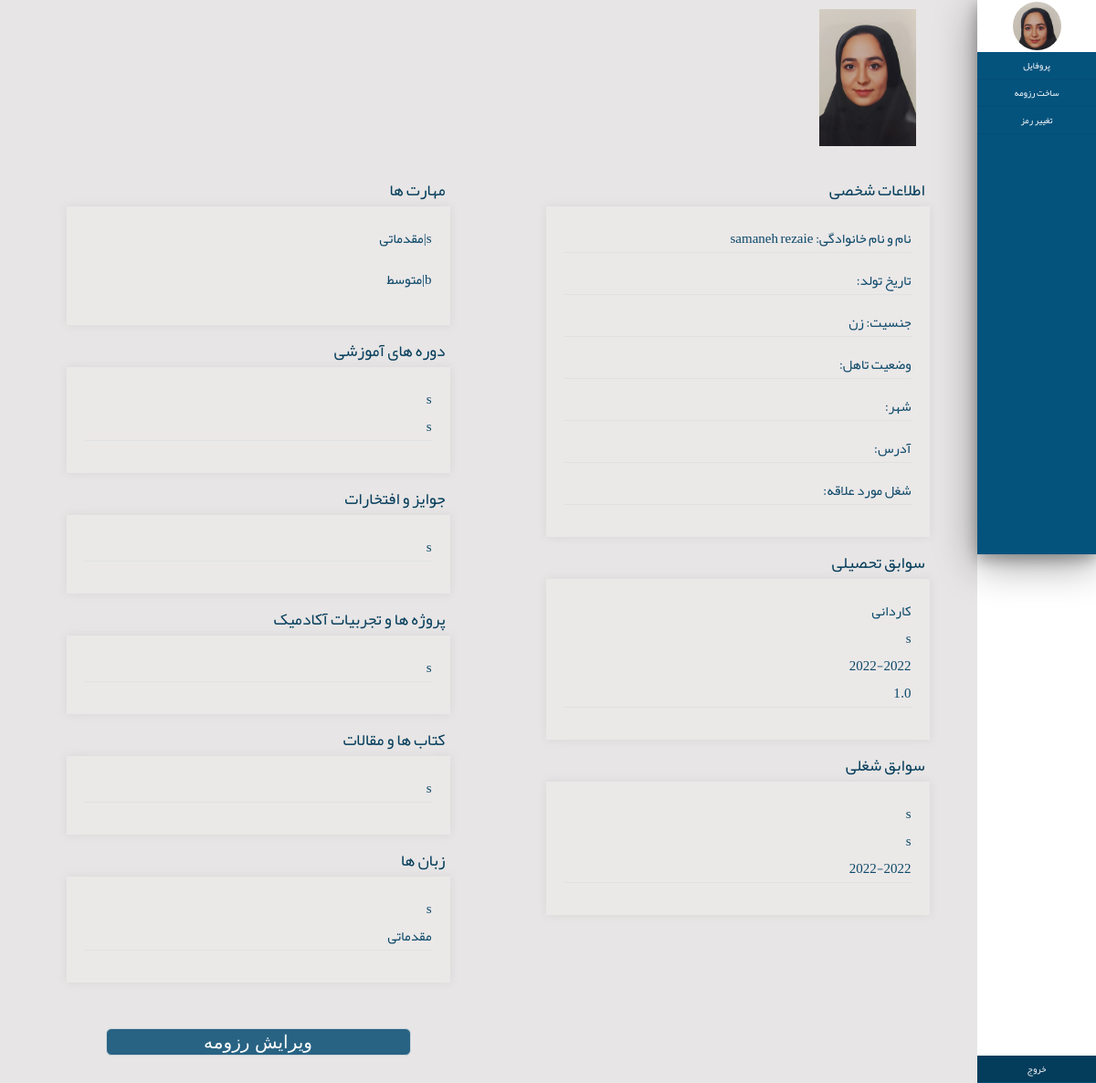
Page /accounts/resumeprofile/ (signed in) on the committed database.
### accounts/models.py (models this page shows, shortened)
class ProfileModel(models.Model):
    class Meta:
        verbose_name="پروفایل"
        verbose_name_plural="پروفایل"
    user=models.OneToOneField(User,on_delete=CASCADE,verbose_name="کاربری",related_name="profile")
    male=1
    female=2
    status_choices=((male,"مرد"),(female,"زن"))
    gender=models.IntegerField(choices=status_choices,verbose_name="جنسیت",null=True)
    single=1
    married=2
    status_choices1=((single,"مجرد"),(married,"متاهل"))
    marital_status=models.IntegerField(choices=status_choices1,verbose_name="وضعیت تاهل",null=True,blank=False)
    city=models.CharField(max_length=100,verbose_name="شهر محل سکونت",null=True,blank=False)
    address=models.CharField(max_length=300,verbose_name="آدرس",null=True,blank=False)
    birthday=models.DateField(verbose_name="تاریخ تولد",null=True,blank=False)
    Expected_Salary=models.IntegerField(verbose_name="حقوق درخواستی",null=True,blank=False)
    intrested_job=models.CharField(max_length=100,verbose_name="شغل مورد علاقه",null=True,blank=False)
    ProfileImage=models.ImageField(upload_to='profileimages/',verbose_name="عکس")

class aducationModel(models.Model):
    class Meta:
        verbose_name="سوابق تحصیلی"
        verbose_name_plural="سوابق تحصیلی"
    aducations = models.ForeignKey(ProfileModel, on_delete=models.CASCADE)
    Associate=1
    Bachelor=2
    Master=3
    phD=4
    status_choices2=((Associate,"کاردانی"),
                    (Bachelor,"کارشناسی"),
                    (Master,"کارشناسی ارشد"),
                    (phD,"دکترا"))
    degree_level=models.IntegerField(choices=status_choices2,verbose_name="مقطع تحصیلی",null=True)
    major=models.CharField(max_length=100,verbose_name="رشته تحصیلی",null=True)
    university=models.CharField(max_length=100,verbose_name="دانشگاه",null=True)
    gpa=models.FloatField(verbose_name="معدل",null=True)
    from_year=models.DateField(verbose_name="سال شروع",null=True)
    to_year=models.DateField(verbose_name="سال پایان",null=True)

class workexperienceModel(models.Model):
    class Meta:
        verbose_name="سوابق شغلی"
        verbose_name_plural="سوابق شغلی"
    jobs = models.ForeignKey(ProfileModel, on_delete=models.CASCADE)
    job_area=models.CharField(max_length=100,null=True,blank=True)
    job_title=models.CharField(max_length=100,verbose_name="عنوان شغل")
    company_name=models.CharField(max_length=100,verbose_name="نام شرکت")
    start_time=models.DateField(verbose_name="تاریخ شروع",null=True)
    end_time=models.DateField(verbose_name="تاریخ پایان",null=True)

class skillsModel(models.Model):
    class Meta:
        verbose_name="مهارت ها"
        verbose_name_plural="مهارت ها"
    skills = models.ForeignKey(ProfileModel, on_delete=models.CASCADE)
    skillname=models.CharField(max_length=100,verbose_name="مهارت")
    Basic=1
    intermidiate=2
    advanced=3
    status_choices=((Basic,"مقدماتی"),
                    (intermidiate,"متوسط"),
                    (advanced,"پیشرفته"))
    levelofskill=models.IntegerField(choices=status_choices,verbose_name="سطح مهارت")

class coursesModel(models.Model):
    class Meta:
        verbose_name="دوره های آموزشی"
        verbose_name_plural="دوره های آموزشی"
    courses=models.ForeignKey(ProfileModel, on_delete=models.CASCADE)
    coursesname=models.CharField(max_length=300,verbose_name="نام دوره آموزشی")
    institute=models.CharField(max_length=300,verbose_name="نام آموزشگاه")
    certificate=models.URLField(null=True,blank=True)

class awardsModel(models.Model):
    class Meta:
        verbose_name="جوایزو افتخارات"
        verbose_name_plural="جوایزو افتخارات"
    awards=models.ForeignKey(ProfileModel, on_delete=models.CASCADE)
    award_title=models.CharField(max_length=300,verbose_name="عنوان")
    dateofaward=models.TimeField(verbose_name="سال")

class projectsModel(models.Model):
    class Meta:
        verbose_name="پروژه ها و تجربیات آکادمیک"
        verbose_name_plural="پروژه ها و تجربیات آکادمیک"
    projects=models.ForeignKey(ProfileModel, on_delete=models.CASCADE)
    project_title=models.CharField(max_length=300,verbose_name="عنوان")
    dateofproject=models.TimeField(verbose_name="سال")

class articlesModel(models.Model):
    class Meta:
        verbose_name="کتاب ها و مقالات"
        verbose_name_plural="کتاب ها و مقالات"
    articles=models.ForeignKey(ProfileModel, on_delete=models.CASCADE)
    article_title=models.CharField(max_length=500,verbose_name="عنوان")
    dateofarticle=models.TimeField(verbose_name="سال")

class languagesModel(models.Model):
    class Meta:
        verbose_name="زبان ها"
        verbose_name_plural="زبان ها"
    languages=models.ForeignKey(ProfileModel, on_delete=models.CASCADE)
    language=models.CharField(max_length=100,verbose_name="زبان")
    Basic=1
    preintermidiate=2
    intermidiate=3
    upperintermidiate=4
    advanced=5
    native=6
    status_choices=((Basic,"مقدماتی"),
                    (preintermidiate,"پایین تر از متوسط"),
                    (intermidiate,"متوسط"),
                    (upperintermidiate,"بالاتر از متوسط"),
                    (advanced,"پیشرفته"),
                    (native,"زبان مادری"),
                    )
    leveloflanguage=models.IntegerField(choices=status_choices,verbose_name="سطح مهارت")

### accounts/views.py (the view)
# urls.py: path('resumeprofile/',views.resumeprofileview),
@login_required
def resumeprofileview(request):
    resumeprofile=request.user.profile
    skill=skillsModel.objects.all()
    aducation=aducationModel.objects.all()
    award=awardsModel.objects.all()
    article=articlesModel.objects.all()
    course=coursesModel.objects.all()
    language=languagesModel.objects.all()
    project=projectsModel.objects.all()
    workexperience=workexperienceModel.objects.all()
    context={
        "resumeprofile":resumeprofile,
        "skill":skill,
        "aducation":aducation,
        "award":award,
        "article":article,
        "course":course,
        "language":language,
        "project":project,
        "workexperience":workexperience,
    }
    return render(request,"accounts/resumeprofile.html",context)

### accounts/templates/accounts/resumeprofile.html (shortened to what this page needs)
{%load static%}
<!DOCTYPE html>
<html lang="en">
<head>
    <link rel="stylesheet" href="{%static 'css/styless.css'%}">
</head>
<body>
    <body dir="rtl">
        <div class="container bodyy">
            <div class="main_container">
                <div class="nav-md">
                    <div class="shadoww">
                        <div class="navbar nav_title">
                            <div class="navbar circular--portrait" >
                                <img src="{{ resumeprofile.ProfileImage.url }}" alt="...">
                            </div>
                        </div>
                        <div class="sidebarmenu">
                            <div >
                               <div class="side-menu sidbarmenu-contain"><a href="/accounts/profile"  style="text-decoration: none;color:white;">پروفایل</a></div>
                               <div class="side-menu sidbarmenu-contain"><a href="#" style="text-decoration: none;color:white;">ساخت رزومه</a></div>
                               <div class="side-menu sidbarmenu-contain"><a href="/accounts/password" style="text-decoration: none;color:white;">تغییر رمز</a></div>
                               <div class="side-menu sidbarmenu-contain sidebar-bottom"><a href="/accounts/logout" style="text-decoration: none;color:white;">خروج</a></div>
                            </div>
                        </div>
                    </div>
                </div>
            <div class="boxxrtl"  style="min-height: 607px;">
                    <div class="imgbox">
                        <img src="{{ resumeprofile.ProfileImage.url }}" style="width: 100%;align-items: right;">
                    </div>
                    <div  style="width: 40%;float: right;height: 420px ; margin-left: 5%; margin-right: 5%;" >
                        <p class="resumesectiontitle">اطلاعات شخصی</p>
                        <div class="formresume">
                            <p class="profil">نام و نام خانوادگی:&nbsp;{{ resumeprofile.user.get_full_name |default:""}}</p>
                            <p class="profil">تاریخ تولد:&nbsp;{{ resumeprofile.birthday|date:'Y/m/d' }}</p>
                            <p class="profil">جنسیت:&nbsp;{{ resumeprofile.get_gender_display |default:""}}</p>
                            <p class="profil">وضعیت تاهل:&nbsp;{{ resumeprofile.get_marital_status_display|default:"" }}</p>
                            <p class="profil"> شهر:&nbsp;{{ resumeprofile.city |default:""}}</p>
                            <p class="profil">آدرس:&nbsp;{{ resumeprofile.address|default:"" }}</p>
                            <p class="profil">شغل مورد علاقه:&nbsp;{{ resumeprofile.intrested_job |default:""}}</p>
                        </div>
                        <p class="resumesectiontitle">سوابق تحصیلی</p>
                        <div class="formresume">
                            {% for educations in aducation %}
                                <p class="profil">{{ educations.get_degree_level_display|default:"" }}
                                    <br>{{ educations.university|default:"" }}
                                    <br>{{ educations.from_year|default:""|date:'Y' }}-{{ educations.to_year |default:""|date:'Y'}}
                                    <br>{{ educations.gpa|default:"" }}
                                </p>
                            {% endfor%}
                        </div>
                        <p class="resumesectiontitle">سوابق شغلی</p>
                        <div class="formresume">
                            {% for workexperiences in workexperience %}
                                <p class="profil">{{ workexperiences.job_title |default:""}}
                                <br>{{ workexperiences.company_name |default:""}}
                                <br>{{ workexperiences.start_time |default:""|date:'Y'}}-{{ workexperiences.end_time|default:""|date:'Y' }}
                                </p>
                            {% endfor %}
                        </div>
                    </div>
                    <div style="width: 40%; float: right;height: 420px ; margin-left: 5%; margin-right: 5%;" >
                        <p class="resumesectiontitle">مهارت ها</p>
                        <div class="formresume" >
                            {% for skills in skill %}
                                <p class="skillprofil">{{ skills.skillname|default:""  }}|{{ skills.get_levelofskill_display|default:""  }}</p>
                            {% endfor %}
                        </div>
                        <p class="resumesectiontitle">دوره های آموزشی</p>
                        <div class="formresume">
                            {% for courses in course %}
                                <p class="profil">{{ courses.coursesname|default:"" }}
                                <br>{{ courses.institute|default:"" }}
                                </p>
                            {% endfor %}
                        </div>
                        <p class="resumesectiontitle">جوایز و افتخارات</p>
                        <div class="formresume">
                            {% for awards in award %}
                                <p class="profil">{{ awards.award_title |default:""}}
                                <br>{{ awards.dateofaward|default:""|date:'Y' }}
                                </p>
                            {% endfor %}
                        </div>
                        <p class="resumesectiontitle">پروژه ها و تجربیات آکادمیک</p>
                        <div class="formresume">
                            {% for projects in project %}
                                <p class="profil">{{ projects.project_title |default:""}}
                                <br>{{ projects.dateofproject|default:"" |date:'Y'}}
                                </p>
                            {% endfor %}
                        </div>
                        <p class="resumesectiontitle">کتاب ها و مقالات</p>
                        <div class="formresume">
                            {% for articles in article %}
                                <p class="profil">{{ articles.article_title |default:""}}
                                <br>{{ articles.dateofarticle|default:"" |date:'Y'}}</p>
                            {% endfor %}
                        </div>
                        <p class="resumesectiontitle">زبان ها</p>
                        <div class="formresume">
                            {% for languages in language %}
                                <p class="profil">{{ languages.language|default:"" }}
                                <br>{{ languages.get_leveloflanguage_display|default:"" }}</p>
                            {% endfor %}
                        </div>
                        <div style=" display:block; align-content: center;">
                            <a href="/accounts/resumeEdit" >
                                <input type="button" value="ویرایش رزومه" class="btn editsubmit" style="margin-top: 50px;margin-bottom: 30px;"  />
                             </a>
                        </div>
                    </div>
            </div>
        </div>
</body>
</html>

### static/css/styless.css (style rules this page uses)
* { margin: 0px; padding: 0px; border: 0px; }
body { font-family: Yekan,IranianSans,Bnazanin; font-size: 10px; }
.container { width: 100%; margin: 0 auto; background:rgba(255, 255, 255); height: 900px; }
.navbar { position: relative; min-height: 50px; margin-bottom: 0px; border: 1px solid transparent; }
.nav-md { min-height: 100%; width: 130px; padding: 0px; position: absolute; display: -ms-flexbox; display: flex; z-index: 1; }
.nav_title { width: 130px; float: left; background: #ffffff; border-radius: 0; height: 57px; }
.circular--portrait { position: relative; width: 55px; height:55px; overflow: hidden; border-radius: 50%; margin: auto; }
.circular--portrait img { width: 100%; height: auto; object-fit: contain; margin-top: -2px; }
.sidebarmenu { background-color: rgb(4, 83, 125); padding: 0px; width: 130px; float: left; height: 550px; }
.sidbarmenu-contain { border-bottom: 1px solid rgb(4, 78, 117); text-align: center; }
.side-menu { width: 130px; height: 30px; padding: 5px; text-align: center; }
.sidebar-bottom { margin-top: 460px; width: 130px; background: rgb(4, 61, 92); position: fixed; bottom: 0px; }
.boxxrtl { padding: 0; margin-right: 130px; padding-top: 10px; padding-left: 20px; text-align: center; background-color: rgb(231, 229, 229); overflow-y: scroll; position: fixed; bottom: 0px; top: 0px; right: 0px; left: 0px; }
.shadoww { width: 130px; box-shadow: 0 10px 45px 0 rgb(0 0 0 / 40%), 0 5px 15px 0 rgb(0 0 0 / 29%); position: fixed; }
img { width: 100%; height: 100%; object-fit: contain; }
.btn { width: 30%; background-color: #2bbfcaf6 ; height: 30px; border:1px solid #ced4da; border-radius: 3.25rem; margin-top: 15px; padding: auto; text-align: center; transition: border-color 0.15s ease-in-out, box-shadow 0.15s ease-in-out; }
.profil { font-size: 15px; text-align: right; padding-right: 0px; margin-bottom: 15px; color: rgb(11 72 104); border-bottom:1px solid rgb(223, 226, 226); }
.skillprofil { font-size: 15px; text-align: right; padding-right: 0px; margin-bottom: 15px; color: rgb(11 72 104); }
.imgbox { width: 200px; height: 150px; padding-right: 40px; margin-bottom: 20px; }
.editsubmit { width: 334px; background-color: rgb(40, 99, 131); border-radius: 0.375rem; text-decoration: none; font-size: 20px; color:white; }
.formresume { background: rgba(247, 241, 241, 0.233); box-shadow: 0 0px 10px rgb(95 95 95 / 10%); padding: 20px; }
.resumesectiontitle { font-size: 18px; text-align: right; padding-right: 5px; margin-top: 10px; color: rgb(6, 62, 92) }

### rows in the picture
ProfileModel: ProfileImage (picture), user.get_full_name "samaneh rezaie", gender "زن"
aducationModel: degree_level "کاردانی", university "s", from_year "2022", to_year "2022", gpa "1.0"
workexperienceModel: job_title "s", company_name "s", start_time "2022", end_time "2022"
skillsModel: skillname "s", levelofskill "مقدماتی"
skillsModel: skillname "b", levelofskill "متوسط"
coursesModel: coursesname "s", institute "s"
awardsModel: award_title "s"
projectsModel: project_title "s"
articlesModel: article_title "s"
languagesModel: language "s", leveloflanguage "مقدماتی"
